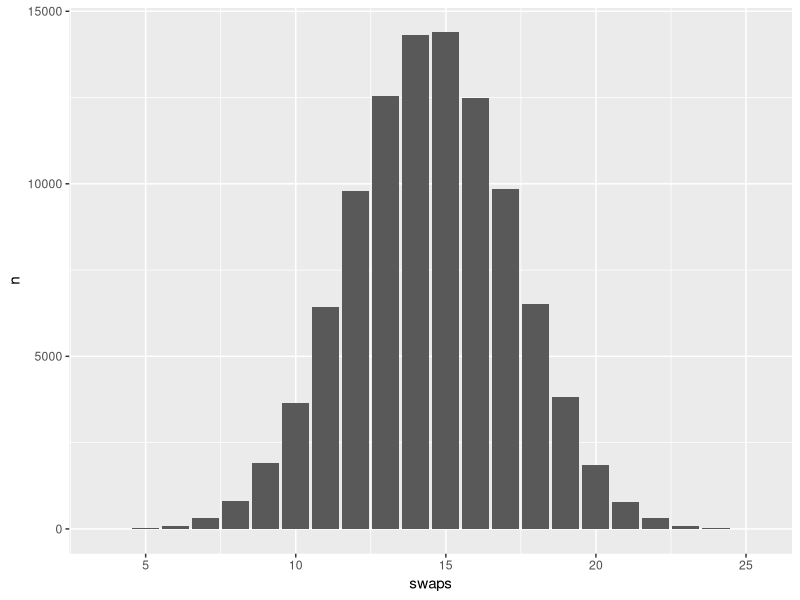

This figure's R source:
## ---- chunk 1
knitr::opts_chunk$set(
  warning = FALSE, # supress warnings per default 
  message = FALSE, # supress messages per default 
  cache = TRUE     # caches results of computation unless the code changes
)
## ---- chunk 2
library(tidyverse)
## ---- chunk 3
group_1 <- c(
  104, 105, 100, 91, 105, 118, 164, 168, 111, 107, 136, 149, 104, 114, 107, 95, 
  83, 114, 171, 176, 117, 107, 108, 107, 119, 126, 105, 119, 107, 131
)
group_2 <- c(
  133, 115, 84, 79, 127, 103, 109, 128, 127, 107, 94, 95, 90, 118, 124, 108, 
  87, 111, 96, 89, 106, 121, 99, 86, 115, 136, 114
)
## ---- chunk 4
t.test(
  group_1,
  group_2,
  paired =  F, 
  mu = 0,
  var.equal = T
)
## ---- chunk 5
observed_counts <- matrix(
  c(
    31,56,23,
    104,67,12,
    24,34,42,
    19,16,8
  ),
  nrow = 4,
  byrow = T,
  dimnames = list(
    program = c("CogSci", "Psych", "Computer Science", "Philosophy"),
    preference = c("frequentist", "Bayes", "bootstrap")
    
  )
)

observed_counts
## ---- chunk 6
chisq.test(
  observed_counts, 
  correct = F # it's also fine to use the correction, but we didn't discuss this in class
)
## ---- chunk 7
mysterious_function <- function(vec) {
  map_lgl(
    1:(length(vec)-1),
    function(i) {vec[i] == vec[i+1]}
  ) %>% sum()
}
## ---- chunk 8
binom.test(15,30,0.5)
# P-value is 1. There's absolutely no indication in the data that the null is false.
## ---- chunk 9
obs_1 <- rep(c(1,0), each = 15)  # 15 ones followed by 15 zeros
obs_2 <- rep(c(1,0), times = 15) # 15 pairs of one-zero
obs_3 <- c(1,1,1,1,0,0,0,0,0,0,1,1,1,1,0,0,0,1,1,0,0,1,1,1,1,0,0,0,0,1)
## ---- chunk 10
number_of_swaps <- function(vec) {
  map_lgl(
    1:(length(vec)-1),
    function(i) {vec[i] != vec[i+1]} # changed to inequality
  ) %>% sum()
}

number_of_swaps(obs_1)
number_of_swaps(obs_2)
number_of_swaps(obs_3)

## ---- chunk 11
n_samples <- 1000
sample_no_swaps <- function(n_samples = 1000) {
  map_int(
    1:n_samples,
    function(i) {
      sample(c(1,0), size = 30, replace = T) %>% 
        number_of_swaps
    }
  )
}
## ---- chunk 12
tibble(
  swaps = sample_no_swaps(100000)
) %>% 
  dplyr::count(swaps) %>% 
  ggplot(aes(x = swaps, y = n)) +
  geom_col()
## ---- chunk 13
n_samples <- 100000
MC_sampling_p_value <- function(n_samples) {
  mean(sample_no_swaps(n_samples) <= number_of_swaps(obs_3))
}
MC_sampling_p_value(n_samples)
